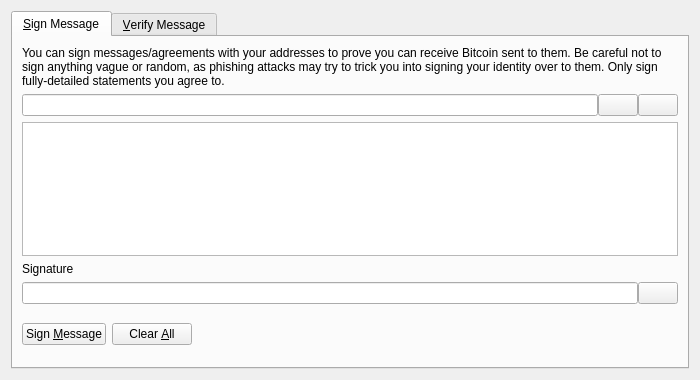
<?xml version="1.0" encoding="UTF-8"?>
<ui version="4.0">
 <class>SignVerifyMessageDialog</class>
 <widget class="QDialog" name="SignVerifyMessageDialog">
  <property name="geometry">
   <rect>
    <x>0</x>
    <y>0</y>
    <width>700</width>
    <height>380</height>
   </rect>
  </property>
  <property name="windowTitle">
   <string>Signatures - Sign / Verify a Message</string>
  </property>
  <property name="modal">
   <bool>true</bool>
  </property>
  <layout class="QVBoxLayout" name="verticalLayout">
   <item>
    <widget class="QTabWidget" name="tabWidget">
     <property name="currentIndex">
      <number>0</number>
     </property>
     <widget class="QWidget" name="tabSignMessage">
      <attribute name="title">
       <string>&amp;Sign Message</string>
      </attribute>
      <layout class="QVBoxLayout" name="verticalLayout_SM">
       <item>
        <widget class="QLabel" name="infoLabel_SM">
         <property name="text">
          <string>You can sign messages/agreements with your addresses to prove you can receive Bitcoin sent to them. Be careful not to sign anything vague or random, as phishing attacks may try to trick you into signing your identity over to them. Only sign fully-detailed statements you agree to.</string>
         </property>
         <property name="textFormat">
          <enum>Qt::PlainText</enum>
         </property>
         <property name="wordWrap">
          <bool>true</bool>
         </property>
        </widget>
       </item>
       <item>
        <layout class="QHBoxLayout" name="horizontalLayout_1_SM">
         <property name="spacing">
          <number>0</number>
         </property>
         <item>
          <widget class="QValidatedLineEdit" name="addressIn_SM">
           <property name="toolTip">
            <string>The Bitcoin address to sign the message with</string>
           </property>
          </widget>
         </item>
         <item>
          <widget class="QPushButton" name="addressBookButton_SM">
           <property name="toolTip">
            <string>Choose previously used address</string>
           </property>
           <property name="text">
            <string/>
           </property>
           <property name="icon">
            <iconset resource="../minmontcoin.qrc">
             <normaloff>:/icons/address-book</normaloff>:/icons/address-book</iconset>
           </property>
           <property name="shortcut">
            <string>Alt+A</string>
           </property>
           <property name="autoDefault">
            <bool>false</bool>
           </property>
          </widget>
         </item>
         <item>
          <widget class="QPushButton" name="pasteButton_SM">
           <property name="toolTip">
            <string>Paste address from clipboard</string>
           </property>
           <property name="text">
            <string/>
           </property>
           <property name="icon">
            <iconset resource="../minmontcoin.qrc">
             <normaloff>:/icons/editpaste</normaloff>:/icons/editpaste</iconset>
           </property>
           <property name="shortcut">
            <string>Alt+P</string>
           </property>
           <property name="autoDefault">
            <bool>false</bool>
           </property>
          </widget>
         </item>
        </layout>
       </item>
       <item>
        <widget class="QPlainTextEdit" name="messageIn_SM">
         <property name="toolTip">
          <string>Enter the message you want to sign here</string>
         </property>
        </widget>
       </item>
       <item>
        <widget class="QLabel" name="signatureLabel_SM">
         <property name="text">
          <string>Signature</string>
         </property>
         <property name="textFormat">
          <enum>Qt::PlainText</enum>
         </property>
        </widget>
       </item>
       <item>
        <layout class="QHBoxLayout" name="horizontalLayout_2_SM">
         <property name="spacing">
          <number>0</number>
         </property>
         <item>
          <widget class="QLineEdit" name="signatureOut_SM">
           <property name="font">
            <font>
             <italic>true</italic>
            </font>
           </property>
           <property name="readOnly">
            <bool>true</bool>
           </property>
          </widget>
         </item>
         <item>
          <widget class="QPushButton" name="copySignatureButton_SM">
           <property name="toolTip">
            <string>Copy the current signature to the system clipboard</string>
           </property>
           <property name="text">
            <string/>
           </property>
           <property name="icon">
            <iconset resource="../minmontcoin.qrc">
             <normaloff>:/icons/editcopy</normaloff>:/icons/editcopy</iconset>
           </property>
           <property name="autoDefault">
            <bool>false</bool>
           </property>
          </widget>
         </item>
        </layout>
       </item>
       <item>
        <layout class="QHBoxLayout" name="horizontalLayout_3_SM">
         <item>
          <widget class="QPushButton" name="signMessageButton_SM">
           <property name="toolTip">
            <string>Sign the message to prove you own this Bitcoin address</string>
           </property>
           <property name="text">
            <string>Sign &amp;Message</string>
           </property>
           <property name="icon">
            <iconset resource="../minmontcoin.qrc">
             <normaloff>:/icons/edit</normaloff>:/icons/edit</iconset>
           </property>
           <property name="autoDefault">
            <bool>false</bool>
           </property>
          </widget>
         </item>
         <item>
          <widget class="QPushButton" name="clearButton_SM">
           <property name="toolTip">
            <string>Reset all sign message fields</string>
           </property>
           <property name="text">
            <string>Clear &amp;All</string>
           </property>
           <property name="icon">
            <iconset resource="../minmontcoin.qrc">
             <normaloff>:/icons/remove</normaloff>:/icons/remove</iconset>
           </property>
           <property name="autoDefault">
            <bool>false</bool>
           </property>
          </widget>
         </item>
         <item>
          <spacer name="horizontalSpacer_1_SM">
           <property name="orientation">
            <enum>Qt::Horizontal</enum>
           </property>
           <property name="sizeHint" stdset="0">
            <size>
             <width>40</width>
             <height>48</height>
            </size>
           </property>
          </spacer>
         </item>
         <item>
          <widget class="QLabel" name="statusLabel_SM">
           <property name="font">
            <font>
             <weight>75</weight>
             <bold>true</bold>
            </font>
           </property>
           <property name="text">
            <string/>
           </property>
           <property name="wordWrap">
            <bool>true</bool>
           </property>
          </widget>
         </item>
         <item>
          <spacer name="horizontalSpacer_2_SM">
           <property name="orientation">
            <enum>Qt::Horizontal</enum>
           </property>
           <property name="sizeHint" stdset="0">
            <size>
             <width>40</width>
             <height>48</height>
            </size>
           </property>
          </spacer>
         </item>
        </layout>
       </item>
      </layout>
     </widget>
     <widget class="QWidget" name="tabVerifyMessage">
      <attribute name="title">
       <string>&amp;Verify Message</string>
      </attribute>
      <layout class="QVBoxLayout" name="verticalLayout_VM">
       <item>
        <widget class="QLabel" name="infoLabel_VM">
         <property name="text">
          <string>Enter the receiver's address, message (ensure you copy line breaks, spaces, tabs, etc. exactly) and signature below to verify the message. Be careful not to read more into the signature than what is in the signed message itself, to avoid being tricked by a man-in-the-middle attack. Note that this only proves the signing party receives with the address, it cannot prove sendership of any transaction!</string>
         </property>
         <property name="textFormat">
          <enum>Qt::PlainText</enum>
         </property>
         <property name="alignment">
          <set>Qt::AlignLeading|Qt::AlignLeft|Qt::AlignTop</set>
         </property>
         <property name="wordWrap">
          <bool>true</bool>
         </property>
        </widget>
       </item>
       <item>
        <layout class="QHBoxLayout" name="horizontalLayout_1_VM">
         <property name="spacing">
          <number>0</number>
         </property>
         <item>
          <widget class="QValidatedLineEdit" name="addressIn_VM">
           <property name="toolTip">
            <string>The Minmontcoin address the message was signed with</string>
           </property>
          </widget>
         </item>
         <item>
          <widget class="QPushButton" name="addressBookButton_VM">
           <property name="toolTip">
            <string>Choose previously used address</string>
           </property>
           <property name="text">
            <string/>
           </property>
           <property name="icon">
            <iconset resource="../minmontcoin.qrc">
             <normaloff>:/icons/address-book</normaloff>:/icons/address-book</iconset>
           </property>
           <property name="shortcut">
            <string>Alt+A</string>
           </property>
           <property name="autoDefault">
            <bool>false</bool>
           </property>
          </widget>
         </item>
        </layout>
       </item>
       <item>
        <widget class="QPlainTextEdit" name="messageIn_VM"/>
       </item>
       <item>
        <widget class="QValidatedLineEdit" name="signatureIn_VM"/>
       </item>
       <item>
        <layout class="QHBoxLayout" name="horizontalLayout_2_VM">
         <item>
          <widget class="QPushButton" name="verifyMessageButton_VM">
           <property name="toolTip">
            <string>Verify the message to ensure it was signed with the specified Bitcoin address</string>
           </property>
           <property name="text">
            <string>Verify &amp;Message</string>
           </property>
           <property name="icon">
            <iconset resource="../minmontcoin.qrc">
             <normaloff>:/icons/transaction_0</normaloff>:/icons/transaction_0</iconset>
           </property>
           <property name="autoDefault">
            <bool>false</bool>
           </property>
          </widget>
         </item>
         <item>
          <widget class="QPushButton" name="clearButton_VM">
           <property name="toolTip">
            <string>Reset all verify message fields</string>
           </property>
           <property name="text">
            <string>Clear &amp;All</string>
           </property>
           <property name="icon">
            <iconset resource="../minmontcoin.qrc">
             <normaloff>:/icons/remove</normaloff>:/icons/remove</iconset>
           </property>
           <property name="autoDefault">
            <bool>false</bool>
           </property>
          </widget>
         </item>
         <item>
          <spacer name="horizontalSpacer_1_VM">
           <property name="orientation">
            <enum>Qt::Horizontal</enum>
           </property>
           <property name="sizeHint" stdset="0">
            <size>
             <width>40</width>
             <height>48</height>
            </size>
           </property>
          </spacer>
         </item>
         <item>
          <widget class="QLabel" name="statusLabel_VM">
           <property name="font">
            <font>
             <weight>75</weight>
             <bold>true</bold>
            </font>
           </property>
           <property name="text">
            <string/>
           </property>
           <property name="wordWrap">
            <bool>true</bool>
           </property>
          </widget>
         </item>
         <item>
          <spacer name="horizontalSpacer_2_VM">
           <property name="orientation">
            <enum>Qt::Horizontal</enum>
           </property>
           <property name="sizeHint" stdset="0">
            <size>
             <width>40</width>
             <height>48</height>
            </size>
           </property>
          </spacer>
         </item>
        </layout>
       </item>
      </layout>
     </widget>
    </widget>
   </item>
  </layout>
 </widget>
 <customwidgets>
  <customwidget>
   <class>QValidatedLineEdit</class>
   <extends>QLineEdit</extends>
   <header>qvalidatedlineedit.h</header>
  </customwidget>
 </customwidgets>
 <resources>
  <include location="../minmontcoin.qrc"/>
 </resources>
 <connections/>
</ui>
